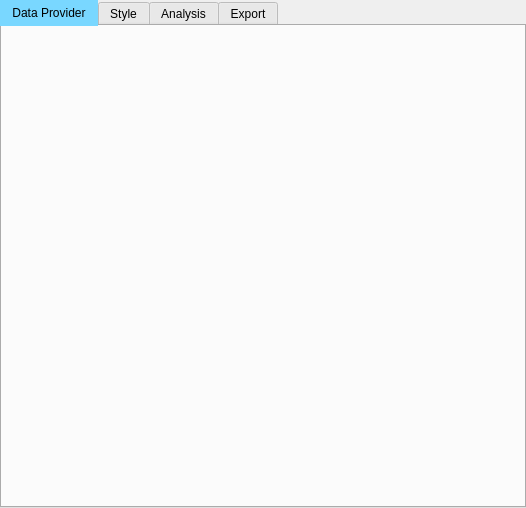
<?xml version="1.0" encoding="UTF-8"?>
<ui version="4.0">
 <class>SensorThingsApiMainPanel</class>
 <widget class="QDockWidget" name="SensorThingsApiMainPanel">
  <property name="geometry">
   <rect>
    <x>0</x>
    <y>0</y>
    <width>526</width>
    <height>508</height>
   </rect>
  </property>
  <property name="windowTitle">
   <string>Sensor Things API</string>
  </property>
  <widget class="QWidget" name="dockWidgetContents">
   <property name="sizePolicy">
    <sizepolicy hsizetype="Preferred" vsizetype="Ignored">
     <horstretch>0</horstretch>
     <verstretch>0</verstretch>
    </sizepolicy>
   </property>
   <layout class="QVBoxLayout" name="verticalLayout">
    <property name="leftMargin">
     <number>0</number>
    </property>
    <property name="topMargin">
     <number>0</number>
    </property>
    <property name="rightMargin">
     <number>0</number>
    </property>
    <property name="bottomMargin">
     <number>0</number>
    </property>
    <item>
     <widget class="QTabWidget" name="tabControl">
      <property name="enabled">
       <bool>true</bool>
      </property>
      <property name="font">
       <font>
        <weight>50</weight>
        <bold>false</bold>
       </font>
      </property>
      <property name="styleSheet">
       <string notr="true">QTabBar::tab:selected 
{ background-color: rgb(121, 215, 255); }</string>
      </property>
      <property name="currentIndex">
       <number>0</number>
      </property>
      <widget class="QWidget" name="tabSourceSelector">
       <property name="sizePolicy">
        <sizepolicy hsizetype="Preferred" vsizetype="Preferred">
         <horstretch>0</horstretch>
         <verstretch>0</verstretch>
        </sizepolicy>
       </property>
       <attribute name="title">
        <string>Data Provider</string>
       </attribute>
       <layout class="QVBoxLayout" name="verticalLayout_3">
        <property name="leftMargin">
         <number>0</number>
        </property>
        <property name="topMargin">
         <number>0</number>
        </property>
        <property name="rightMargin">
         <number>0</number>
        </property>
        <property name="bottomMargin">
         <number>0</number>
        </property>
       </layout>
      </widget>
      <widget class="QWidget" name="tabStyle">
       <attribute name="title">
        <string>Style</string>
       </attribute>
       <layout class="QVBoxLayout" name="verticalLayout_4">
        <property name="spacing">
         <number>0</number>
        </property>
        <property name="leftMargin">
         <number>0</number>
        </property>
        <property name="topMargin">
         <number>0</number>
        </property>
        <property name="rightMargin">
         <number>0</number>
        </property>
        <property name="bottomMargin">
         <number>0</number>
        </property>
        <item>
         <widget class="QFrame" name="pnlStyle">
          <layout class="QVBoxLayout" name="verticalLayout_11">
           <property name="leftMargin">
            <number>0</number>
           </property>
           <property name="topMargin">
            <number>0</number>
           </property>
           <property name="rightMargin">
            <number>0</number>
           </property>
           <property name="bottomMargin">
            <number>0</number>
           </property>
           <item>
            <widget class="QWidget" name="pnlStyleWidget" native="true">
             <property name="sizePolicy">
              <sizepolicy hsizetype="Preferred" vsizetype="Expanding">
               <horstretch>0</horstretch>
               <verstretch>0</verstretch>
              </sizepolicy>
             </property>
             <layout class="QVBoxLayout" name="verticalLayout_10">
              <item>
               <widget class="QLabel" name="lblNoStyle">
                <property name="font">
                 <font>
                  <weight>75</weight>
                  <bold>true</bold>
                 </font>
                </property>
                <property name="layoutDirection">
                 <enum>Qt::LeftToRight</enum>
                </property>
                <property name="text">
                 <string>No style</string>
                </property>
                <property name="alignment">
                 <set>Qt::AlignCenter</set>
                </property>
                <property name="margin">
                 <number>6</number>
                </property>
               </widget>
              </item>
             </layout>
            </widget>
           </item>
           <item alignment="Qt::AlignLeft">
            <widget class="QFrame" name="horizontalFrame">
             <property name="sizePolicy">
              <sizepolicy hsizetype="Preferred" vsizetype="Preferred">
               <horstretch>0</horstretch>
               <verstretch>0</verstretch>
              </sizepolicy>
             </property>
             <layout class="QHBoxLayout" name="horizontalLayout_2">
              <property name="spacing">
               <number>7</number>
              </property>
              <property name="leftMargin">
               <number>1</number>
              </property>
              <property name="topMargin">
               <number>1</number>
              </property>
              <property name="rightMargin">
               <number>4</number>
              </property>
              <property name="bottomMargin">
               <number>4</number>
              </property>
              <item>
               <widget class="QPushButton" name="btnStyleReload">
                <property name="font">
                 <font>
                  <weight>75</weight>
                  <bold>true</bold>
                 </font>
                </property>
                <property name="text">
                 <string>Relaod</string>
                </property>
               </widget>
              </item>
              <item alignment="Qt::AlignLeft">
               <widget class="QPushButton" name="btnStyleApply">
                <property name="font">
                 <font>
                  <weight>75</weight>
                  <bold>true</bold>
                 </font>
                </property>
                <property name="text">
                 <string>Apply</string>
                </property>
               </widget>
              </item>
             </layout>
            </widget>
           </item>
          </layout>
         </widget>
        </item>
       </layout>
      </widget>
      <widget class="QWidget" name="tabAnalysis">
       <attribute name="title">
        <string>Analysis</string>
       </attribute>
       <layout class="QVBoxLayout" name="verticalLayout_5">
        <property name="leftMargin">
         <number>2</number>
        </property>
        <property name="topMargin">
         <number>2</number>
        </property>
        <property name="rightMargin">
         <number>2</number>
        </property>
        <property name="bottomMargin">
         <number>2</number>
        </property>
        <item>
         <widget class="QGroupBox" name="horizontalGroupBox">
          <layout class="QHBoxLayout" name="horizontalLayout_4">
           <property name="leftMargin">
            <number>5</number>
           </property>
           <property name="topMargin">
            <number>5</number>
           </property>
           <property name="rightMargin">
            <number>0</number>
           </property>
           <property name="bottomMargin">
            <number>5</number>
           </property>
           <item>
            <widget class="QToolButton" name="btnLocationIdentify">
             <property name="text">
              <string>Identify Location</string>
             </property>
             <property name="icon">
              <iconset theme=":/plugins/SensorThingsAPI_2/icons/action-identify-icon.png">
               <normaloff>.</normaloff>.</iconset>
             </property>
             <property name="toolButtonStyle">
              <enum>Qt::ToolButtonIconOnly</enum>
             </property>
            </widget>
           </item>
           <item>
            <widget class="QToolButton" name="btnToolExport">
             <property name="text">
              <string>Export</string>
             </property>
             <property name="icon">
              <iconset theme=":/plugins/SensorThingsAPI_2/icons/action-export-icon.png">
               <normaloff>.</normaloff>.</iconset>
             </property>
             <property name="toolButtonStyle">
              <enum>Qt::ToolButtonIconOnly</enum>
             </property>
            </widget>
           </item>
           <item>
            <spacer name="horizontalSpacer">
             <property name="orientation">
              <enum>Qt::Horizontal</enum>
             </property>
             <property name="sizeHint" stdset="0">
              <size>
               <width>40</width>
               <height>20</height>
              </size>
             </property>
            </spacer>
           </item>
          </layout>
         </widget>
        </item>
        <item>
         <widget class="QgsCollapsibleGroupBox" name="gbxTemporal">
          <property name="title">
           <string>Temporal</string>
          </property>
          <property name="flat">
           <bool>false</bool>
          </property>
          <property name="checkable">
           <bool>false</bool>
          </property>
          <property name="checked">
           <bool>false</bool>
          </property>
          <layout class="QVBoxLayout" name="verticalLayout_8">
           <property name="leftMargin">
            <number>0</number>
           </property>
           <property name="topMargin">
            <number>0</number>
           </property>
           <property name="rightMargin">
            <number>0</number>
           </property>
           <property name="bottomMargin">
            <number>0</number>
           </property>
           <item>
            <widget class="QWidget" name="pnlAnSpatialWidget" native="true">
             <property name="minimumSize">
              <size>
               <width>0</width>
               <height>20</height>
              </size>
             </property>
             <layout class="QVBoxLayout" name="verticalLayout_13"/>
            </widget>
           </item>
          </layout>
         </widget>
        </item>
        <item>
         <widget class="QgsCollapsibleGroupBox" name="gbxSpatial">
          <property name="font">
           <font>
            <weight>50</weight>
            <bold>false</bold>
           </font>
          </property>
          <property name="title">
           <string>Spatial</string>
          </property>
          <property name="flat">
           <bool>false</bool>
          </property>
          <property name="checkable">
           <bool>false</bool>
          </property>
          <property name="checked">
           <bool>false</bool>
          </property>
          <layout class="QHBoxLayout" name="horizontalLayout">
           <item alignment="Qt::AlignLeft">
            <widget class="QComboBox" name="comboBox">
             <property name="sizePolicy">
              <sizepolicy hsizetype="Ignored" vsizetype="Fixed">
               <horstretch>0</horstretch>
               <verstretch>0</verstretch>
              </sizepolicy>
             </property>
             <property name="minimumSize">
              <size>
               <width>200</width>
               <height>0</height>
              </size>
             </property>
             <item>
              <property name="text">
               <string>New Item</string>
              </property>
             </item>
             <item>
              <property name="text">
               <string>New Item</string>
              </property>
             </item>
             <item>
              <property name="text">
               <string>New Item</string>
              </property>
             </item>
            </widget>
           </item>
          </layout>
         </widget>
        </item>
        <item>
         <widget class="QgsCollapsibleGroupBox" name="gbxObservProperty">
          <property name="title">
           <string>Observed Property</string>
          </property>
          <property name="checkable">
           <bool>false</bool>
          </property>
          <property name="checked">
           <bool>false</bool>
          </property>
          <layout class="QVBoxLayout" name="verticalLayout_7">
           <item>
            <widget class="QgsCheckableComboBox" name="cmbObservProperty">
             <property name="frame">
              <bool>true</bool>
             </property>
            </widget>
           </item>
          </layout>
         </widget>
        </item>
        <item>
         <widget class="QgsCollapsibleGroupBox" name="gbxOptions">
          <property name="title">
           <string>Optional</string>
          </property>
          <property name="checkable">
           <bool>false</bool>
          </property>
          <property name="checked">
           <bool>false</bool>
          </property>
          <layout class="QVBoxLayout" name="verticalLayout_9"/>
         </widget>
        </item>
        <item>
         <spacer name="verticalSpacer_2">
          <property name="orientation">
           <enum>Qt::Vertical</enum>
          </property>
          <property name="sizeHint" stdset="0">
           <size>
            <width>20</width>
            <height>40</height>
           </size>
          </property>
         </spacer>
        </item>
        <item>
         <widget class="QFrame" name="horizontalFrame">
          <layout class="QHBoxLayout" name="horizontalLayout_3">
           <property name="spacing">
            <number>7</number>
           </property>
           <property name="leftMargin">
            <number>1</number>
           </property>
           <property name="topMargin">
            <number>1</number>
           </property>
           <property name="rightMargin">
            <number>4</number>
           </property>
           <property name="bottomMargin">
            <number>4</number>
           </property>
           <item alignment="Qt::AlignLeft">
            <widget class="QPushButton" name="btnAnalysisApply">
             <property name="font">
              <font>
               <weight>75</weight>
               <bold>true</bold>
              </font>
             </property>
             <property name="text">
              <string>Apply</string>
             </property>
            </widget>
           </item>
          </layout>
         </widget>
        </item>
       </layout>
      </widget>
      <widget class="QWidget" name="tabExport">
       <attribute name="title">
        <string>Export</string>
       </attribute>
       <layout class="QVBoxLayout" name="verticalLayout_6">
        <item>
         <widget class="QFrame" name="pnlExport">
          <property name="minimumSize">
           <size>
            <width>0</width>
            <height>100</height>
           </size>
          </property>
          <layout class="QVBoxLayout" name="verticalLayout_12">
           <property name="spacing">
            <number>7</number>
           </property>
           <property name="leftMargin">
            <number>0</number>
           </property>
           <property name="topMargin">
            <number>0</number>
           </property>
           <property name="rightMargin">
            <number>0</number>
           </property>
           <property name="bottomMargin">
            <number>0</number>
           </property>
           <item alignment="Qt::AlignLeft">
            <widget class="QPushButton" name="btnExport">
             <property name="text">
              <string>Export to file...</string>
             </property>
            </widget>
           </item>
           <item>
            <spacer name="verticalSpacer">
             <property name="orientation">
              <enum>Qt::Vertical</enum>
             </property>
             <property name="sizeHint" stdset="0">
              <size>
               <width>20</width>
               <height>40</height>
              </size>
             </property>
            </spacer>
           </item>
          </layout>
         </widget>
        </item>
       </layout>
      </widget>
     </widget>
    </item>
   </layout>
  </widget>
 </widget>
 <customwidgets>
  <customwidget>
   <class>QgsCheckableComboBox</class>
   <extends>QComboBox</extends>
   <header>qgscheckablecombobox.h</header>
  </customwidget>
  <customwidget>
   <class>QgsCollapsibleGroupBox</class>
   <extends>QGroupBox</extends>
   <header>qgscollapsiblegroupbox.h</header>
   <container>1</container>
  </customwidget>
 </customwidgets>
 <resources/>
 <connections/>
</ui>
